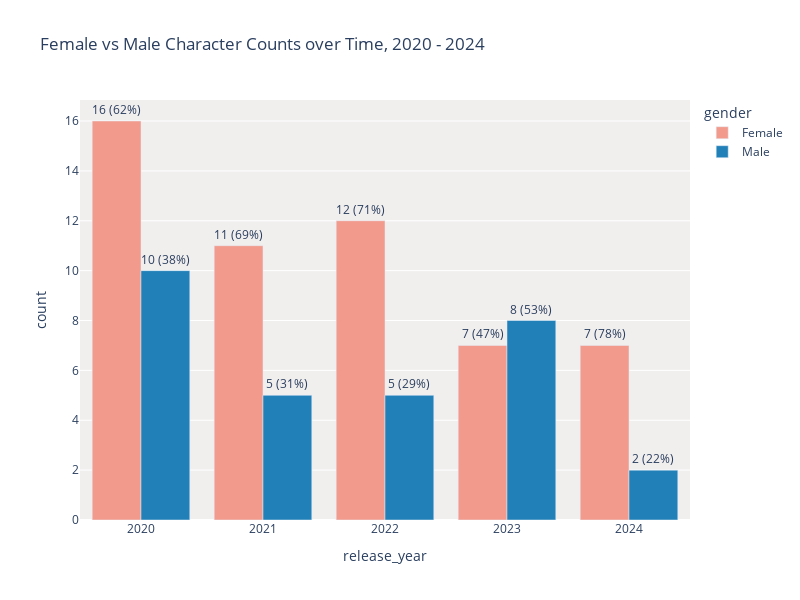

Here is the notebook cell this chart was saved with:
### Markdown cell above
Bar charts are also an effective way to observe changes over time between categories.

### Code cell
# has the gender distribution changed over time?
df_grouped=df.groupby(['release_year', 'gender']).count().reset_index()
df_grouped = df_grouped[['release_year','gender', 'character_name']].rename(columns={'character_name':'count'})
df_grouped['percentage'] = round(df_grouped['count']/df_grouped.groupby(['release_year'])['count'].transform('sum')*100,1)
fig = px.bar(df_grouped, x='release_year', y='count',
             title='Female vs Male Character Counts over Time, 2020 - 2024',
             hover_data=['gender', 'count', 'percentage'], color='gender',
             barmode='group', width=800, height=600, text_auto=False,
             text=['{} ({:.0%})'.format(v, p/100) for v,p in zip(df_grouped['count'], df_grouped['percentage'])],
             color_discrete_map={'Male': '#2280B8','Female': '#F29A8B'}
                )
fig.update_traces(textposition='outside')
fig.update_layout( plot_bgcolor='#F1EEEE')
fig.show()

### Figure 1 — Plotly figure (JSON) as saved in the notebook; plotly's stock layout.template omitted (floating-point values rounded to 4 significant figures)
{"data": [{"alignmentgroup": "True", "customdata": [["Female", 61.5], ["Female", 68.8], ["Female", 70.6], ["Female", 46.7], ["Female", 77.8]], "hovertemplate": "gender=%{customdata[0]}<br>release_year=%{x}<br>count=%{y}<br>text=%{text}<br>percentage=%{customdata[1]}<extra></extra>", "legendgroup": "Female", "marker": {"color": "#F29A8B", "pattern": {"shape": ""}}, "name": "Female", "offsetgroup": "Female", "orientation": "v", "showlegend": true, "text": ["16 (62%)", "11 (69%)", "12 (71%)", "7 (47%)", "7 (78%)"], "textposition": "outside", "type": "bar", "x": ["2020", "2021", "2022", "2023", "2024"], "xaxis": "x", "y": [16, 11, 12, 7, 7], "yaxis": "y"}, {"alignmentgroup": "True", "customdata": [["Male", 38.5], ["Male", 31.2], ["Male", 29.4], ["Male", 53.3], ["Male", 22.2]], "hovertemplate": "gender=%{customdata[0]}<br>release_year=%{x}<br>count=%{y}<br>text=%{text}<br>percentage=%{customdata[1]}<extra></extra>", "legendgroup": "Male", "marker": {"color": "#2280B8", "pattern": {"shape": ""}}, "name": "Male", "offsetgroup": "Male", "orientation": "v", "showlegend": true, "text": ["10 (38%)", "5 (31%)", "5 (29%)", "8 (53%)", "2 (22%)"], "textposition": "outside", "type": "bar", "x": ["2020", "2021", "2022", "2023", "2024"], "xaxis": "x", "y": [10, 5, 5, 8, 2], "yaxis": "y"}], "layout": {"barmode": "group", "height": 600, "legend": {"title": {"text": "gender"}, "tracegroupgap": 0}, "plot_bgcolor": "#F1EEEE", "title": {"text": "Female vs Male Character Counts over Time, 2020 - 2024"}, "width": 800, "xaxis": {"anchor": "y", "domain": [0, 1], "title": {"text": "release_year"}}, "yaxis": {"anchor": "x", "domain": [0, 1], "title": {"text": "count"}}}}
